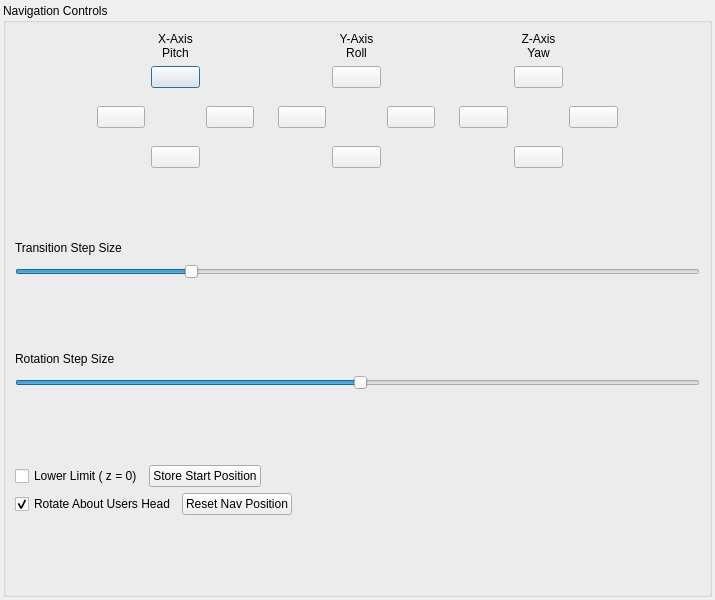
<?xml version="1.0" encoding="UTF-8"?>
<ui version="4.0">
 <class>navigationPane</class>
 <widget class="QDialog" name="navigationPane">
  <property name="geometry">
   <rect>
    <x>0</x>
    <y>0</y>
    <width>715</width>
    <height>600</height>
   </rect>
  </property>
  <property name="windowTitle">
   <string>Navigation Pane</string>
  </property>
  <property name="windowIcon">
   <iconset>
    <normaloff>../icons/ve_icon16x16.xpm</normaloff>../icons/ve_icon16x16.xpm</iconset>
  </property>
  <layout class="QHBoxLayout" name="horizontalLayout">
   <property name="margin">
    <number>3</number>
   </property>
   <item>
    <widget class="QGroupBox" name="groupBox">
     <property name="title">
      <string>Navigation Controls</string>
     </property>
     <layout class="QGridLayout" name="gridLayout_4">
      <item row="0" column="0" colspan="6">
       <layout class="QHBoxLayout" name="horizontalLayout_2" stretch="1,0,0,0,0,0,1">
        <property name="sizeConstraint">
         <enum>QLayout::SetMaximumSize</enum>
        </property>
        <item>
         <spacer name="horizontalSpacer">
          <property name="orientation">
           <enum>Qt::Horizontal</enum>
          </property>
          <property name="sizeHint" stdset="0">
           <size>
            <width>60</width>
            <height>20</height>
           </size>
          </property>
         </spacer>
        </item>
        <item>
         <layout class="QGridLayout" name="gridLayout" columnstretch="1,1,1">
          <item row="0" column="1">
           <widget class="QLabel" name="label">
            <property name="text">
             <string>X-Axis Pitch</string>
            </property>
            <property name="alignment">
             <set>Qt::AlignCenter</set>
            </property>
            <property name="wordWrap">
             <bool>true</bool>
            </property>
           </widget>
          </item>
          <item row="1" column="1">
           <widget class="QPushButton" name="navigationPitchDown">
            <property name="text">
             <string/>
            </property>
            <property name="icon">
             <iconset>
              <normaloff>../icons/pitch_down.xpm</normaloff>../icons/pitch_down.xpm</iconset>
            </property>
            <property name="iconSize">
             <size>
              <width>35</width>
              <height>40</height>
             </size>
            </property>
           </widget>
          </item>
          <item row="2" column="0" rowspan="2">
           <widget class="QPushButton" name="navigationLeftX">
            <property name="text">
             <string/>
            </property>
            <property name="icon">
             <iconset>
              <normaloff>../icons/x_left.xpm</normaloff>../icons/x_left.xpm</iconset>
            </property>
            <property name="iconSize">
             <size>
              <width>35</width>
              <height>40</height>
             </size>
            </property>
           </widget>
          </item>
          <item row="2" column="1">
           <spacer name="verticalSpacer">
            <property name="orientation">
             <enum>Qt::Vertical</enum>
            </property>
            <property name="sizeHint" stdset="0">
             <size>
              <width>20</width>
              <height>40</height>
             </size>
            </property>
           </spacer>
          </item>
          <item row="2" column="2" rowspan="2">
           <widget class="QPushButton" name="navigationRightX">
            <property name="text">
             <string/>
            </property>
            <property name="icon">
             <iconset>
              <normaloff>../icons/x_right.xpm</normaloff>../icons/x_right.xpm</iconset>
            </property>
            <property name="iconSize">
             <size>
              <width>35</width>
              <height>40</height>
             </size>
            </property>
           </widget>
          </item>
          <item row="4" column="1">
           <widget class="QPushButton" name="navigationPitchUp">
            <property name="text">
             <string/>
            </property>
            <property name="icon">
             <iconset>
              <normaloff>../icons/pitch_up.xpm</normaloff>../icons/pitch_up.xpm</iconset>
            </property>
            <property name="iconSize">
             <size>
              <width>35</width>
              <height>40</height>
             </size>
            </property>
           </widget>
          </item>
         </layout>
        </item>
        <item>
         <spacer name="horizontalSpacer_3">
          <property name="orientation">
           <enum>Qt::Horizontal</enum>
          </property>
          <property name="sizeHint" stdset="0">
           <size>
            <width>18</width>
            <height>20</height>
           </size>
          </property>
         </spacer>
        </item>
        <item>
         <layout class="QGridLayout" name="gridLayout_2" columnstretch="1,1,1">
          <item row="0" column="1">
           <widget class="QLabel" name="label_4">
            <property name="text">
             <string>Y-Axis   Roll</string>
            </property>
            <property name="alignment">
             <set>Qt::AlignCenter</set>
            </property>
            <property name="wordWrap">
             <bool>true</bool>
            </property>
           </widget>
          </item>
          <item row="1" column="1">
           <widget class="QPushButton" name="navigationUpY">
            <property name="text">
             <string/>
            </property>
            <property name="icon">
             <iconset>
              <normaloff>../icons/y_up.xpm</normaloff>../icons/y_up.xpm</iconset>
            </property>
            <property name="iconSize">
             <size>
              <width>35</width>
              <height>40</height>
             </size>
            </property>
           </widget>
          </item>
          <item row="2" column="0" rowspan="2">
           <widget class="QPushButton" name="navigationRollCCW">
            <property name="text">
             <string/>
            </property>
            <property name="icon">
             <iconset>
              <normaloff>../icons/ccw_roll.xpm</normaloff>../icons/ccw_roll.xpm</iconset>
            </property>
            <property name="iconSize">
             <size>
              <width>35</width>
              <height>40</height>
             </size>
            </property>
           </widget>
          </item>
          <item row="2" column="1">
           <spacer name="verticalSpacer_2">
            <property name="orientation">
             <enum>Qt::Vertical</enum>
            </property>
            <property name="sizeHint" stdset="0">
             <size>
              <width>20</width>
              <height>40</height>
             </size>
            </property>
           </spacer>
          </item>
          <item row="2" column="2" rowspan="2">
           <widget class="QPushButton" name="navigationRollCW">
            <property name="text">
             <string/>
            </property>
            <property name="icon">
             <iconset>
              <normaloff>../icons/cw_roll.xpm</normaloff>../icons/cw_roll.xpm</iconset>
            </property>
            <property name="iconSize">
             <size>
              <width>35</width>
              <height>40</height>
             </size>
            </property>
           </widget>
          </item>
          <item row="4" column="1">
           <widget class="QPushButton" name="navigationDownY">
            <property name="text">
             <string/>
            </property>
            <property name="icon">
             <iconset>
              <normaloff>../icons/y_down.xpm</normaloff>../icons/y_down.xpm</iconset>
            </property>
            <property name="iconSize">
             <size>
              <width>35</width>
              <height>40</height>
             </size>
            </property>
           </widget>
          </item>
         </layout>
        </item>
        <item>
         <spacer name="horizontalSpacer_4">
          <property name="orientation">
           <enum>Qt::Horizontal</enum>
          </property>
          <property name="sizeHint" stdset="0">
           <size>
            <width>18</width>
            <height>20</height>
           </size>
          </property>
         </spacer>
        </item>
        <item>
         <layout class="QGridLayout" name="gridLayout_3" columnstretch="1,1,1">
          <item row="0" column="1">
           <widget class="QLabel" name="label_5">
            <property name="text">
             <string>Z-Axis   Yaw</string>
            </property>
            <property name="alignment">
             <set>Qt::AlignCenter</set>
            </property>
            <property name="wordWrap">
             <bool>true</bool>
            </property>
           </widget>
          </item>
          <item row="1" column="1">
           <widget class="QPushButton" name="navigationUpZ">
            <property name="text">
             <string/>
            </property>
            <property name="icon">
             <iconset>
              <normaloff>../icons/z_up.xpm</normaloff>../icons/z_up.xpm</iconset>
            </property>
            <property name="iconSize">
             <size>
              <width>35</width>
              <height>40</height>
             </size>
            </property>
           </widget>
          </item>
          <item row="2" column="0" rowspan="2">
           <widget class="QPushButton" name="navigationYawCCW">
            <property name="text">
             <string/>
            </property>
            <property name="icon">
             <iconset>
              <normaloff>../icons/yaw_ccw.xpm</normaloff>../icons/yaw_ccw.xpm</iconset>
            </property>
            <property name="iconSize">
             <size>
              <width>35</width>
              <height>40</height>
             </size>
            </property>
           </widget>
          </item>
          <item row="2" column="1">
           <spacer name="verticalSpacer_3">
            <property name="orientation">
             <enum>Qt::Vertical</enum>
            </property>
            <property name="sizeHint" stdset="0">
             <size>
              <width>20</width>
              <height>40</height>
             </size>
            </property>
           </spacer>
          </item>
          <item row="2" column="2" rowspan="2">
           <widget class="QPushButton" name="navigationYawCW">
            <property name="text">
             <string/>
            </property>
            <property name="icon">
             <iconset>
              <normaloff>../icons/yaw_cw.xpm</normaloff>../icons/yaw_cw.xpm</iconset>
            </property>
            <property name="iconSize">
             <size>
              <width>35</width>
              <height>40</height>
             </size>
            </property>
           </widget>
          </item>
          <item row="4" column="1">
           <widget class="QPushButton" name="navigationDownZ">
            <property name="text">
             <string/>
            </property>
            <property name="icon">
             <iconset>
              <normaloff>../icons/z_down.xpm</normaloff>../icons/z_down.xpm</iconset>
            </property>
            <property name="iconSize">
             <size>
              <width>35</width>
              <height>40</height>
             </size>
            </property>
           </widget>
          </item>
         </layout>
        </item>
        <item>
         <spacer name="horizontalSpacer_2">
          <property name="orientation">
           <enum>Qt::Horizontal</enum>
          </property>
          <property name="sizeHint" stdset="0">
           <size>
            <width>60</width>
            <height>20</height>
           </size>
          </property>
         </spacer>
        </item>
       </layout>
      </item>
      <item row="1" column="2">
       <spacer name="verticalSpacer_5">
        <property name="orientation">
         <enum>Qt::Vertical</enum>
        </property>
        <property name="sizeHint" stdset="0">
         <size>
          <width>20</width>
          <height>40</height>
         </size>
        </property>
       </spacer>
      </item>
      <item row="2" column="0" colspan="6">
       <layout class="QHBoxLayout" name="horizontalLayout_4">
        <item>
         <widget class="QLabel" name="label_2">
          <property name="text">
           <string>Transition Step Size</string>
          </property>
         </widget>
        </item>
        <item>
         <spacer name="horizontalSpacer_5">
          <property name="orientation">
           <enum>Qt::Horizontal</enum>
          </property>
          <property name="sizeHint" stdset="0">
           <size>
            <width>518</width>
            <height>20</height>
           </size>
          </property>
         </spacer>
        </item>
       </layout>
      </item>
      <item row="3" column="0" colspan="6">
       <widget class="QSlider" name="navTransitionStepSize">
        <property name="value">
         <number>25</number>
        </property>
        <property name="orientation">
         <enum>Qt::Horizontal</enum>
        </property>
       </widget>
      </item>
      <item row="4" column="2">
       <spacer name="verticalSpacer_6">
        <property name="orientation">
         <enum>Qt::Vertical</enum>
        </property>
        <property name="sizeHint" stdset="0">
         <size>
          <width>20</width>
          <height>41</height>
         </size>
        </property>
       </spacer>
      </item>
      <item row="5" column="0" colspan="6">
       <layout class="QHBoxLayout" name="horizontalLayout_5">
        <item>
         <widget class="QLabel" name="label_3">
          <property name="text">
           <string>Rotation Step Size</string>
          </property>
         </widget>
        </item>
        <item>
         <spacer name="horizontalSpacer_11">
          <property name="orientation">
           <enum>Qt::Horizontal</enum>
          </property>
          <property name="sizeHint" stdset="0">
           <size>
            <width>518</width>
            <height>20</height>
           </size>
          </property>
         </spacer>
        </item>
       </layout>
      </item>
      <item row="6" column="0" colspan="6">
       <widget class="QSlider" name="navRotationStepSize">
        <property name="minimum">
         <number>0</number>
        </property>
        <property name="value">
         <number>50</number>
        </property>
        <property name="orientation">
         <enum>Qt::Horizontal</enum>
        </property>
       </widget>
      </item>
      <item row="7" column="1">
       <spacer name="verticalSpacer_7">
        <property name="orientation">
         <enum>Qt::Vertical</enum>
        </property>
        <property name="sizeHint" stdset="0">
         <size>
          <width>20</width>
          <height>40</height>
         </size>
        </property>
       </spacer>
      </item>
      <item row="7" column="4" rowspan="4">
       <widget class="QLabel" name="label_6">
        <property name="text">
         <string/>
        </property>
        <property name="pixmap">
         <pixmap>../icons/coordinates.xpm</pixmap>
        </property>
       </widget>
      </item>
      <item row="8" column="0" colspan="3">
       <layout class="QHBoxLayout" name="horizontalLayout_6">
        <item>
         <widget class="QCheckBox" name="navLowerLimit">
          <property name="text">
           <string>Lower Limit ( z = 0)</string>
          </property>
         </widget>
        </item>
        <item>
         <widget class="QPushButton" name="storeStartPosition">
          <property name="text">
           <string>Store Start Position</string>
          </property>
         </widget>
        </item>
        <item>
         <spacer name="horizontalSpacer_12">
          <property name="orientation">
           <enum>Qt::Horizontal</enum>
          </property>
          <property name="sizeHint" stdset="0">
           <size>
            <width>358</width>
            <height>20</height>
           </size>
          </property>
         </spacer>
        </item>
       </layout>
      </item>
      <item row="8" column="3" rowspan="2">
       <spacer name="horizontalSpacer_7">
        <property name="orientation">
         <enum>Qt::Horizontal</enum>
        </property>
        <property name="sizeHint" stdset="0">
         <size>
          <width>100</width>
          <height>20</height>
         </size>
        </property>
       </spacer>
      </item>
      <item row="9" column="0" colspan="3">
       <layout class="QHBoxLayout" name="horizontalLayout_7">
        <item>
         <widget class="QCheckBox" name="navRotateAboutHead">
          <property name="text">
           <string>Rotate About Users Head</string>
          </property>
          <property name="checked">
           <bool>true</bool>
          </property>
         </widget>
        </item>
        <item>
         <widget class="QPushButton" name="resetNavPosition">
          <property name="text">
           <string>Reset Nav Position</string>
          </property>
         </widget>
        </item>
        <item>
         <spacer name="horizontalSpacer_13">
          <property name="orientation">
           <enum>Qt::Horizontal</enum>
          </property>
          <property name="sizeHint" stdset="0">
           <size>
            <width>328</width>
            <height>20</height>
           </size>
          </property>
         </spacer>
        </item>
       </layout>
      </item>
      <item row="9" column="5">
       <spacer name="horizontalSpacer_6">
        <property name="orientation">
         <enum>Qt::Horizontal</enum>
        </property>
        <property name="sizeHint" stdset="0">
         <size>
          <width>144</width>
          <height>20</height>
         </size>
        </property>
       </spacer>
      </item>
      <item row="10" column="0">
       <spacer name="verticalSpacer_4">
        <property name="orientation">
         <enum>Qt::Vertical</enum>
        </property>
        <property name="sizeHint" stdset="0">
         <size>
          <width>20</width>
          <height>40</height>
         </size>
        </property>
       </spacer>
      </item>
     </layout>
    </widget>
   </item>
  </layout>
 </widget>
 <resources/>
 <connections/>
</ui>
